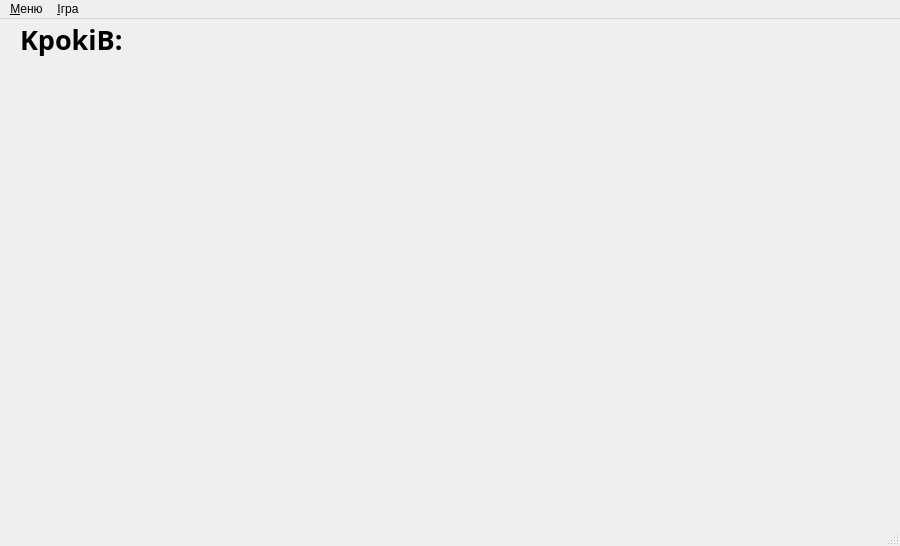
<?xml version="1.0" encoding="UTF-8"?>
<ui version="4.0">
 <class>Hanoi</class>
 <widget class="QMainWindow" name="Hanoi">
  <property name="geometry">
   <rect>
    <x>0</x>
    <y>0</y>
    <width>900</width>
    <height>546</height>
   </rect>
  </property>
  <property name="windowTitle">
   <string>Hanoi</string>
  </property>
  <widget class="QWidget" name="centralWidget">
   <widget class="QPushButton" name="pushButton_1">
    <property name="geometry">
     <rect>
      <x>20</x>
      <y>30</y>
      <width>241</width>
      <height>401</height>
     </rect>
    </property>
    <property name="palette">
     <palette>
      <active>
       <colorrole role="Button">
        <brush brushstyle="SolidPattern">
         <color alpha="255">
          <red>255</red>
          <green>255</green>
          <blue>255</blue>
         </color>
        </brush>
       </colorrole>
       <colorrole role="Highlight">
        <brush brushstyle="SolidPattern">
         <color alpha="255">
          <red>255</red>
          <green>255</green>
          <blue>255</blue>
         </color>
        </brush>
       </colorrole>
      </active>
      <inactive>
       <colorrole role="Button">
        <brush brushstyle="SolidPattern">
         <color alpha="255">
          <red>255</red>
          <green>255</green>
          <blue>255</blue>
         </color>
        </brush>
       </colorrole>
       <colorrole role="Highlight">
        <brush brushstyle="SolidPattern">
         <color alpha="255">
          <red>255</red>
          <green>255</green>
          <blue>255</blue>
         </color>
        </brush>
       </colorrole>
      </inactive>
      <disabled>
       <colorrole role="Button">
        <brush brushstyle="SolidPattern">
         <color alpha="255">
          <red>255</red>
          <green>255</green>
          <blue>255</blue>
         </color>
        </brush>
       </colorrole>
       <colorrole role="Highlight">
        <brush brushstyle="SolidPattern">
         <color alpha="255">
          <red>46</red>
          <green>179</green>
          <blue>152</blue>
         </color>
        </brush>
       </colorrole>
      </disabled>
     </palette>
    </property>
    <property name="font">
     <font>
      <stylestrategy>PreferAntialias</stylestrategy>
      <kerning>false</kerning>
     </font>
    </property>
    <property name="cursor">
     <cursorShape>ArrowCursor</cursorShape>
    </property>
    <property name="layoutDirection">
     <enum>Qt::LeftToRight</enum>
    </property>
    <property name="autoFillBackground">
     <bool>false</bool>
    </property>
    <property name="text">
     <string/>
    </property>
    <property name="autoDefault">
     <bool>false</bool>
    </property>
    <property name="default">
     <bool>false</bool>
    </property>
    <property name="flat">
     <bool>true</bool>
    </property>
   </widget>
   <widget class="QPushButton" name="pushButton_2">
    <property name="geometry">
     <rect>
      <x>260</x>
      <y>30</y>
      <width>261</width>
      <height>401</height>
     </rect>
    </property>
    <property name="text">
     <string/>
    </property>
    <property name="flat">
     <bool>true</bool>
    </property>
   </widget>
   <widget class="QPushButton" name="pushButton_3">
    <property name="geometry">
     <rect>
      <x>520</x>
      <y>30</y>
      <width>241</width>
      <height>401</height>
     </rect>
    </property>
    <property name="palette">
     <palette>
      <active>
       <colorrole role="Highlight">
        <brush brushstyle="SolidPattern">
         <color alpha="255">
          <red>255</red>
          <green>255</green>
          <blue>255</blue>
         </color>
        </brush>
       </colorrole>
      </active>
      <inactive>
       <colorrole role="Highlight">
        <brush brushstyle="SolidPattern">
         <color alpha="255">
          <red>255</red>
          <green>255</green>
          <blue>255</blue>
         </color>
        </brush>
       </colorrole>
      </inactive>
      <disabled>
       <colorrole role="Highlight">
        <brush brushstyle="SolidPattern">
         <color alpha="255">
          <red>46</red>
          <green>179</green>
          <blue>152</blue>
         </color>
        </brush>
       </colorrole>
      </disabled>
     </palette>
    </property>
    <property name="autoFillBackground">
     <bool>false</bool>
    </property>
    <property name="styleSheet">
     <string notr="true"/>
    </property>
    <property name="text">
     <string/>
    </property>
    <property name="flat">
     <bool>true</bool>
    </property>
   </widget>
   <widget class="QLabel" name="label_3">
    <property name="geometry">
     <rect>
      <x>10</x>
      <y>320</y>
      <width>871</width>
      <height>171</height>
     </rect>
    </property>
    <property name="font">
     <font>
      <family>AkrutiMal2</family>
      <pointsize>20</pointsize>
      <weight>50</weight>
      <italic>false</italic>
      <bold>false</bold>
     </font>
    </property>
    <property name="text">
     <string/>
    </property>
    <property name="textFormat">
     <enum>Qt::RichText</enum>
    </property>
    <property name="pixmap">
     <pixmap>img/PlatformforHunaiTower.tif</pixmap>
    </property>
   </widget>
   <widget class="QLabel" name="label_4">
    <property name="geometry">
     <rect>
      <x>140</x>
      <y>0</y>
      <width>71</width>
      <height>31</height>
     </rect>
    </property>
    <property name="font">
     <font>
      <family>Cantarell Extra Bold</family>
      <pointsize>16</pointsize>
      <weight>75</weight>
      <italic>false</italic>
      <bold>true</bold>
     </font>
    </property>
    <property name="text">
     <string/>
    </property>
   </widget>
   <widget class="QLabel" name="label">
    <property name="geometry">
     <rect>
      <x>20</x>
      <y>0</y>
      <width>101</width>
      <height>41</height>
     </rect>
    </property>
    <property name="font">
     <font>
      <family>Cantarell Extra Bold</family>
      <pointsize>20</pointsize>
      <weight>75</weight>
      <bold>true</bold>
     </font>
    </property>
    <property name="text">
     <string>KpokiB:</string>
    </property>
   </widget>
   <widget class="QLabel" name="label_5">
    <property name="geometry">
     <rect>
      <x>0</x>
      <y>-20</y>
      <width>901</width>
      <height>531</height>
     </rect>
    </property>
    <property name="text">
     <string/>
    </property>
    <property name="pixmap">
     <pixmap>img/Fantasy World Wallpapers HD.jpg</pixmap>
    </property>
   </widget>
   <zorder>label_5</zorder>
   <zorder>label_3</zorder>
   <zorder>pushButton_2</zorder>
   <zorder>pushButton_3</zorder>
   <zorder>label</zorder>
   <zorder>label_4</zorder>
   <zorder>pushButton_1</zorder>
  </widget>
  <widget class="QMenuBar" name="menuBar">
   <property name="geometry">
    <rect>
     <x>0</x>
     <y>0</y>
     <width>900</width>
     <height>25</height>
    </rect>
   </property>
   <widget class="QMenu" name="menu_Game">
    <property name="title">
     <string>&amp;Меню</string>
    </property>
    <widget class="QMenu" name="menu_Set_Disks">
     <property name="title">
      <string>&amp;Кількість дисків</string>
     </property>
     <addaction name="action_2"/>
     <addaction name="action_3"/>
     <addaction name="action_4"/>
     <addaction name="action_5"/>
     <addaction name="action_6"/>
     <addaction name="action_7"/>
     <addaction name="action_8"/>
    </widget>
    <addaction name="action_New"/>
    <addaction name="menu_Set_Disks"/>
   </widget>
   <widget class="QMenu" name="menu_Play">
    <property name="title">
     <string>&amp;Ігра</string>
    </property>
    <addaction name="action_Undo"/>
    <addaction name="action_Undo_All"/>
    <addaction name="actionAuto_Play"/>
   </widget>
   <addaction name="menu_Game"/>
   <addaction name="menu_Play"/>
  </widget>
  <widget class="QStatusBar" name="statusBar"/>
  <action name="action_New">
   <property name="text">
    <string>&amp;Нова гра</string>
   </property>
   <property name="shortcut">
    <string>Ctrl+N</string>
   </property>
  </action>
  <action name="action_Undo">
   <property name="text">
    <string>&amp;Скасувати хід</string>
   </property>
   <property name="shortcut">
    <string>Ctrl+Z</string>
   </property>
  </action>
  <action name="action_Undo_All">
   <property name="text">
    <string>&amp;Почати спочатку</string>
   </property>
   <property name="shortcut">
    <string>Ctrl+S</string>
   </property>
  </action>
  <action name="actionAuto_Play">
   <property name="text">
    <string>&amp;Автоматична гра</string>
   </property>
   <property name="shortcut">
    <string>Ctrl+A</string>
   </property>
  </action>
  <action name="action_2">
   <property name="text">
    <string>&amp;2</string>
   </property>
  </action>
  <action name="action_3">
   <property name="text">
    <string>&amp;3</string>
   </property>
  </action>
  <action name="action_4">
   <property name="text">
    <string>&amp;4</string>
   </property>
  </action>
  <action name="action_5">
   <property name="text">
    <string>&amp;5</string>
   </property>
  </action>
  <action name="action_6">
   <property name="text">
    <string>&amp;6</string>
   </property>
  </action>
  <action name="action_7">
   <property name="text">
    <string>&amp;7</string>
   </property>
  </action>
  <action name="action_8">
   <property name="text">
    <string>&amp;8</string>
   </property>
  </action>
  <action name="Go_back">
   <property name="text">
    <string>&amp;Назад</string>
   </property>
  </action>
 </widget>
 <layoutdefault spacing="6" margin="11"/>
 <resources/>
 <connections/>
</ui>
